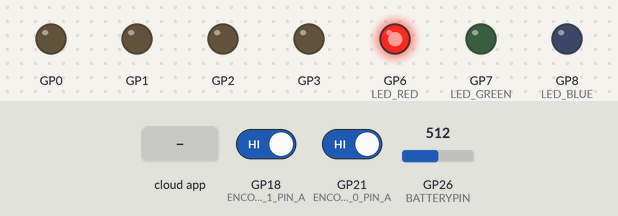
A program run on a simulated Raspberry Pi Pico. Parts: output pins drawn as LEDs (lit = HIGH). The test bench sets the inputs (shaded band); at power-on: GP18 (ENCODER_1_PIN_A) HIGH, GP21 (ENCODER_0_PIN_A) HIGH, GP26 (BATTERYPIN) = 512. The ROS host is connected and sends only what is stated.

Above: at 3.2 s.
3.3 s: the phone or cloud app sets led_colour to 1
At 3.6 s:
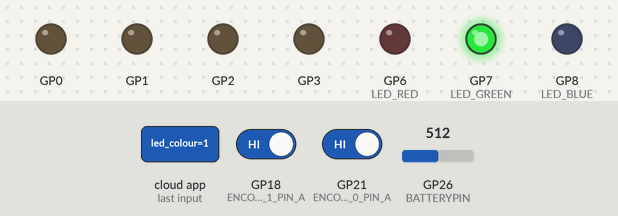
4.8 s: the phone or cloud app sets led_colour to 0
At 6.0 s:
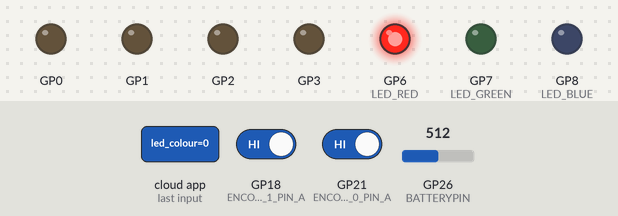
Timing chart, 0 to 7.8 s (numbered marks = the images above; inputs shaded):
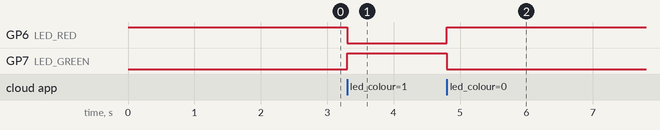

Measured:
- after the input at 3.3 s, GP6 (LED_RED): HIGH → LOW at once; GP7 (LED_GREEN): LOW → HIGH at once
- after the input at 4.8 s, GP6 (LED_RED): LOW → HIGH at once; GP7 (LED_GREEN): HIGH → LOW at once

The program:

main.cpp
```cpp
#include <Arduino.h>
#include <Cytron.h>
#include <micro_ros_platformio.h>
#include <rmw_microros/rmw_microros.h>

#include <rcl/rcl.h>
#include <rcl/time.h>
#include <rclc/rclc.h>
#include <rclc/executor.h>

#include <std_msgs/msg/int32.h>
#include <std_msgs/msg/float32.h>
#include <std_msgs/msg/float32_multi_array.h>
#include <std_msgs/msg/bool.h>
#include <geometry_msgs/msg/twist.h>
#include <sensor_msgs/msg/range.h>
#include "rosidl_runtime_c/string_functions.h"

#if !defined(MICRO_ROS_TRANSPORT_ARDUINO_SERIAL)
#error This example is only avaliable for Arduino framework with serial transport.
#endif

#define LPWM 0
#define LDir 2
#define RPWM 1
#define RDir 3

#define ENCODER_0_PIN_A 21
#define ENCODER_0_PIN_B 20
#define ENCODER_1_PIN_A 18
#define ENCODER_1_PIN_B 19

// #define ECHOPIN 9// Pin to receive echo pulse
// #define TRIGPIN 10// Pin to send trigger pulse

#define BATTERYPIN 26

#define NUM_OF_READINGS 10 // Number of readings for battery voltage averaging
int indexx = 0; // Index for the current battery reading
float total = 0; // Total of the battery readings
float voltage_readings[NUM_OF_READINGS] = {0}; // Array to store battery

#define LED_RED 6
#define LED_GREEN 7
#define LED_BLUE 8

int led_pwms[3] = {0};
int max_pwm_value = 100; // Maximum PWM value for the LEDs

Cytron leftMotor(LPWM, LDir, LOW);
Cytron rightMotor(RPWM, RDir, LOW);

volatile int32_t encoder_count[2] = {0};
volatile bool last_A0 = 0;
volatile bool last_A1 = 0;

rcl_publisher_t encoder_readings_pub_;
// rcl_publisher_t ultrasonic_sensor_pub_;
rcl_publisher_t battery_status_pub_;
rcl_publisher_t communication_check_pub_;

rcl_subscription_t wheel_vel_sub_;
// rcl_subscription_t pid_values_sub_;
rcl_subscription_t check_sub_;
rcl_subscription_t led_colour_sub_;

std_msgs__msg__Float32MultiArray encoder_readings_;
std_msgs__msg__Bool comm_check_;
std_msgs__msg__Float32MultiArray wheel_vel_;
// std_msgs__msg__Float32MultiArray pid_values_;
// std_msgs__msg__Float32MultiArray ultrasonic_sensor_;
std_msgs__msg__Float32MultiArray battery_status_;
std_msgs__msg__Int32 led_colour_;

rclc_executor_t executor;
rclc_support_t support;
rcl_allocator_t allocator;

rcl_node_t mc_node;

rcl_timer_t encoder_readings_timer;
// rcl_timer_t ultrasonic_readings_timer;
rcl_timer_t battery_status_timer;
rcl_timer_t communication_check_timer;

// float pid_values[4] = {0};
float pwm_limit = 100; // Max PWM value for motors
float min_pwm = 15; // Minimum PWM value
float v = min_pwm;
float mul = 1; // multiplier
bool l_dir = LOW;  //direction flag for left motor
bool r_dir = LOW;  //direction flag for right motor

float v1 = 0, v2 = 0;

float distance = 0;;

#define RCCHECK(fn) { rcl_ret_t temp_rc = fn; if((temp_rc != RCL_RET_OK)){error_loop();}}
#define RCSOFTCHECK(fn) { rcl_ret_t temp_rc = fn; if((temp_rc != RCL_RET_OK)){}}

// Error handle loop
void error_loop() {
  while(1) {
    delay(100);
  }
}
void ledControl(int led_pwms[3]) {
  for(int i = 0; i < 3; i++) {
    if(led_pwms[i] < 0) {
      led_pwms[i] = 0; // Ensure PWM values are not negative
    } else if(led_pwms[i] > max_pwm_value) {
      led_pwms[i] = max_pwm_value; // Ensure PWM values do not exceed 255
    }
  }
  // Set the PWM values for the LEDs
  digitalWrite(LED_RED, led_pwms[0]);
  digitalWrite(LED_GREEN, led_pwms[1]);
  digitalWrite(LED_BLUE, led_pwms[2]);
}

void enc_read_callback(rcl_timer_t * timer, int64_t last_call_time) {
  RCLC_UNUSED(last_call_time);
  if (timer != NULL) {
    RCSOFTCHECK(rcl_publish(&encoder_readings_pub_, &encoder_readings_, NULL));
  }
}

// void ultrasonic_readings_callback(rcl_timer_t * timer, int64_t last_call_time) {
//   RCLC_UNUSED(last_call_time);
//   if (timer != NULL) {
//     RCSOFTCHECK(rcl_publish(&ultrasonic_sensor_pub_, &ultrasonic_sensor_, NULL));
//   }
// }

void battery_status_callback(rcl_timer_t * timer, int64_t last_call_time) {
  RCLC_UNUSED(last_call_time);
  if (timer != NULL) {
    // Simulate battery status reading
    float read = analogRead(BATTERYPIN); // Read from A0 pin
    float battery_voltage = (25.0/1008.0) * read;
    float battery_percetage = (100.0/3.0) * (battery_voltage - 22.0); // Calculate percentage

    total = total - voltage_readings[indexx] + battery_voltage; // Subtract the oldest reading

    voltage_readings[indexx] = battery_voltage; // Store the reading
    indexx = (indexx + 1) % NUM_OF_READINGS; // Update index for

    float avg_battery_voltage = total / NUM_OF_READINGS;

    if (battery_percetage < 0) {
      battery_percetage = 0; // Ensure percentage is not negative
    } else if (battery_percetage > 100) {
      battery_percetage = 100; // Ensure percentage does not exceed 100
    }
    battery_status_.data.data[0] = battery_percetage; // Set battery percentage
    battery_status_.data.data[1] = avg_battery_voltage; // Set battery voltage
    RCSOFTCHECK(rcl_publish(&battery_status_pub_, &battery_status_, NULL));
  }
}

void communication_check_callback(rcl_timer_t * timer, int64_t last_call_time) {
  RCLC_UNUSED(last_call_time);
  if (timer != NULL) {
    RCSOFTCHECK(rcl_publish(&communication_check_pub_, &comm_check_, NULL));
  }
}

void wheel_vel_callback(const void * msgin)
{
  if(msgin == NULL){
    return;
  }
  const std_msgs__msg__Float32MultiArray * msg = (const std_msgs__msg__Float32MultiArray *)msgin;

  if((msg->data.data == NULL) || (msg->data.size < 2)){
    return;
  }

  v1 = msg->data.data[0];
  v2 = msg->data.data[1];
}

void led_colour_callback(const void * msgin)
{
  if(msgin == NULL){
    return;
  }
  const std_msgs__msg__Int32 * msg = (const std_msgs__msg__Int32 *)msgin;

  if(msg->data < 0 || msg->data > 3){
    return; // Invalid colour value
  }

  if(msg->data == 0) {
    led_pwms[0] = max_pwm_value; // Red
    led_pwms[1] = 0; // Green
    led_pwms[2] = 0; // Blue
  } else if(msg->data == 1) {
    led_pwms[0] = 0; // Red
    led_pwms[1] = max_pwm_value; // Green
    led_pwms[2] = 0; // Blue
  } else if(msg->data == 2) {
    led_pwms[0] = 0; // Red
    led_pwms[1] = 0; // Green
    led_pwms[2] = max_pwm_value; // Blue
  } else if(msg->data == 3) {
    led_pwms[0] = max_pwm_value; // Red
    led_pwms[1] = max_pwm_value; // Green
    led_pwms[2] = 0; // Blue
  }

  ledControl(led_pwms);
}

// void pid_callback(const void * msgin)
// {
//   if(msgin == NULL){
//     return;
//   }

//   const std_msgs__msg__Float32MultiArray * msg = (const std_msgs__msg__Float32MultiArray *)msgin;

//   if((msg->data.data == NULL) || (msg->data.size < 4)){
//     return;
//   }

//   pid_values[0] = msg->data.data[0];
//   pid_values[1] = msg->data.data[1];
//   pid_values[2] = msg->data.data[2];
//   pid_values[3] = msg->data.data[3];
// }

void encoder_callback_0() {
    bool A = digitalRead(ENCODER_0_PIN_A);
    bool B = digitalRead(ENCODER_0_PIN_B);

    if (A != last_A0) {
        if (A == B) {
            encoder_count[0]++;
        } else {
            encoder_count[0]--;
        }
        last_A0 = A;
    }
}

void encoder_callback_1() {
    bool A = digitalRead(ENCODER_1_PIN_A);
    bool B = digitalRead(ENCODER_1_PIN_B);

    if (A != last_A1) {
        if (A == B) {
            encoder_count[1]++;
        } else {
            encoder_count[1]--;
        }
        last_A1 = A;
    }
}

// void ultrasonic_sensor_data() {

//   digitalWrite(TRIGPIN, LOW); // Set the trigger pin to low for 2uS
//   delayMicroseconds(2);
//   digitalWrite(TRIGPIN, HIGH); // Send a 10uS high to trigger ranging
//   delayMicroseconds(20);
//   digitalWrite(TRIGPIN, LOW); // Send pin low again
//   distance = pulseIn(ECHOPIN, HIGH)/58; // Read in times pulse

//   ultrasonic_sensor_.data.data[0] = distance / 100.0;
//   delay(50); // Wait for 50ms before next reading
// }

void encoderReadings(){
  encoder_readings_.data.data[0] = encoder_count[0];
  encoder_readings_.data.data[1] = encoder_count[1];
}

void moveMotors(){

  float temp_v1 = abs(v1);
  float temp_v2 = abs(v2);

  if(temp_v1 < temp_v2){
    if(temp_v1 < min_pwm)
      v = temp_v1;
    else
      v = min_pwm;
  }
  else if(temp_v2 < temp_v1){
    if(temp_v2 < min_pwm)
      v = temp_v2;
    else
      v = min_pwm;
  }

  temp_v1 = abs(temp_v1) + (min_pwm - v);
  temp_v2 = abs(temp_v2) + (min_pwm - v);

  if(v1 < 0)
    v1 = -temp_v1;
  else if(v1 > 0)
    v1 = temp_v1;
  else
    v1 = 0;

  if(v2 < 0)
    v2 = -temp_v2;
  else if(v2 > 0)
    v2 = temp_v2;
  else
    v2 = 0;

  if(v1 > pwm_limit){
    v1 = 100;
  }
  else if(v1 < -pwm_limit){
    v1 = -100;
  }
  if(v2 > pwm_limit){
    v2 = 100;
  }
  else if(v2 < -pwm_limit){
    v2 = -100;
  }

  leftMotor.rotate(v1);
  rightMotor.rotate(v2);

}

void setup() {

  pinMode(LED_RED, OUTPUT);
  pinMode(LED_GREEN, OUTPUT);
  pinMode(LED_BLUE, OUTPUT);

  for(int i = 0; i < 3; i++) {
    led_pwms[i] = 0;
  }

  led_pwms[0] = 100; // Start with red LED at full brightness
  led_pwms[1] = 0;   // Green LED off
  led_pwms[2] = 0;   // Blue LED off
  ledControl(led_pwms);

  // Configure serial transport
  Serial.begin(115200);
  set_microros_serial_transports(Serial);
  delay(2000);

  pinMode(ENCODER_0_PIN_A, INPUT_PULLUP);
  pinMode(ENCODER_0_PIN_B, INPUT_PULLUP);
  pinMode(ENCODER_1_PIN_A, INPUT_PULLUP);
  pinMode(ENCODER_1_PIN_B, INPUT_PULLUP);

  // pinMode(ECHOPIN, INPUT);
  // pinMode(TRIGPIN, OUTPUT);

  pinMode(BATTERYPIN, INPUT);

  attachInterrupt(digitalPinToInterrupt(ENCODER_0_PIN_A), encoder_callback_0, CHANGE);
  attachInterrupt(digitalPinToInterrupt(ENCODER_1_PIN_A), encoder_callback_1, CHANGE);

  // Wait for agent successful ping for 5 minutes.
  const int timeout_ms = 1000;
  const uint8_t attempts = 255;

  rcl_ret_t ret = rmw_uros_ping_agent(timeout_ms, attempts);

  if (ret != RCL_RET_OK)
  {
      // Unreachable agent, exiting program.
      while(1);
  }

  allocator = rcl_get_default_allocator();

  //create init_options
  RCCHECK(rclc_support_init(&support, 0, NULL, &allocator));

  // create nodes
  RCCHECK(rclc_node_init_default(&mc_node, "micro_ros_node", "", &support));
  // RCCHECK(rclc_node_init_default(&battery_node, "battery_node", "", &support));

  // create publisher
  RCCHECK(rclc_publisher_init_default(
    &encoder_readings_pub_,
    &mc_node,
    ROSIDL_GET_MSG_TYPE_SUPPORT(std_msgs, msg, Float32MultiArray),
    "wheel_encoders"));

  // // create publisher
  // RCCHECK(rclc_publisher_init_default(
  //   &ultrasonic_sensor_pub_,
  //   &mc_node,
  //   ROSIDL_GET_MSG_TYPE_SUPPORT(std_msgs, msg, Float32MultiArray),
  //   "ultrasonic_sensor"));

  // create publisher
  RCCHECK(rclc_publisher_init_default(
    &battery_status_pub_,
    &mc_node,
    ROSIDL_GET_MSG_TYPE_SUPPORT(std_msgs, msg, Float32MultiArray),
    "battery_status"));

  // create publisher
  RCCHECK(rclc_publisher_init_default(
    &communication_check_pub_,
    &mc_node,
    ROSIDL_GET_MSG_TYPE_SUPPORT(std_msgs, msg, Bool),
    "communication_check"));

  // create subscriber
  RCCHECK(rclc_subscription_init_default(
    &wheel_vel_sub_,
    &mc_node,
    ROSIDL_GET_MSG_TYPE_SUPPORT(std_msgs, msg, Float32MultiArray),
    "wheel_velocity"));

  // // create subscriber
  // RCCHECK(rclc_subscription_init_default(
  //   &pid_values_sub_,
  //   &mc_node,
  //   ROSIDL_GET_MSG_TYPE_SUPPORT(std_msgs, msg, Float32MultiArray),
  //   "set_pid"));

  // create subscriber
  RCCHECK(rclc_subscription_init_default(
    &led_colour_sub_,
    &mc_node,
    ROSIDL_GET_MSG_TYPE_SUPPORT(std_msgs, msg, Int32),
    "led_colour"));

  // create timer,
  const unsigned int timer_timeout = 10;
  RCCHECK(rclc_timer_init_default(
    &encoder_readings_timer,
    &support,
    RCL_MS_TO_NS(timer_timeout),
    enc_read_callback));

  // // create timer,
  // const unsigned int ultrasonic_timer_timeout = 100;
  // RCCHECK(rclc_timer_init_default(
  //   &ultrasonic_readings_timer,
  //   &support,
  //   RCL_MS_TO_NS(ultrasonic_timer_timeout),
  //   ultrasonic_readings_callback));

  // create timer,
  const unsigned int battery_status_timer_timeout = 2000;
  RCCHECK(rclc_timer_init_default(
    &battery_status_timer,
    &support,
    RCL_MS_TO_NS(battery_status_timer_timeout),
    battery_status_callback));

  // create timer,
  const unsigned int communication_check_timer_timeout = 1000;
  RCCHECK(rclc_timer_init_default(
    &communication_check_timer,
    &support,
    RCL_MS_TO_NS(communication_check_timer_timeout),
    communication_check_callback));

  // create executor
  RCCHECK(rclc_executor_init(&executor, &support.context, 5, &allocator));

  RCCHECK(rclc_executor_add_timer(&executor, &encoder_readings_timer));
  // RCCHECK(rclc_executor_add_timer(&executor, &ultrasonic_readings_timer));
  RCCHECK(rclc_executor_add_timer(&executor, &battery_status_timer));
  RCCHECK(rclc_executor_add_timer(&executor, &communication_check_timer));

  RCCHECK(rclc_executor_add_subscription(&executor, &wheel_vel_sub_, &wheel_vel_, &wheel_vel_callback, ON_NEW_DATA));
  // RCCHECK(rclc_executor_add_subscription(&executor, &pid_values_sub_, &pid_values_, &pid_callback, ON_NEW_DATA));
  RCCHECK(rclc_executor_add_subscription(&executor, &led_colour_sub_, &led_colour_, &led_colour_callback, ON_NEW_DATA));

  encoder_readings_.data.size = 2;
  encoder_readings_.data.capacity = 2;
  encoder_readings_.data.data = (float*) malloc(2 * sizeof(float));

  encoder_readings_.data.data[0] = 0;
  encoder_readings_.data.data[1] = 0;

  comm_check_.data = true;

  // ultrasonic_sensor_.data.size = 1;
  // ultrasonic_sensor_.data.capacity = 1;
  // ultrasonic_sensor_.data.data = (float*) malloc(1 * sizeof(float));

  encoder_readings_.data.data[0] = 0;

  wheel_vel_.data.size = 2;
  wheel_vel_.data.capacity = 2;
  wheel_vel_.data.data = (float*) malloc(2 * sizeof(float));

  wheel_vel_.data.data[0] = 0;
  wheel_vel_.data.data[1] = 0;

  // pid_values_.data.size = 4;
  // pid_values_.data.capacity = 4;
  // pid_values_.data.data = (float*) malloc(4 * sizeof(float));

  // pid_values_.data.data[0] = 0;
  // pid_values_.data.data[1] = 0;
  // pid_values_.data.data[2] = 0;
  // pid_values_.data.data[3] = 0;

  battery_status_.data.size = 2;
  battery_status_.data.capacity = 2;
  battery_status_.data.data = (float*) malloc(2 * sizeof(float));
  battery_status_.data.data[0] = 0;   // Battery percentage
  battery_status_.data.data[1] = 0;   // Battery voltage

  led_colour_.data = 0;

}

void loop() {
  // delay(100);
  encoderReadings();
  // ultrasonic_sensor_data();
  moveMotors();
  RCSOFTCHECK(rclc_executor_spin_some(&executor, RCL_MS_TO_NS(1)));
}
```
